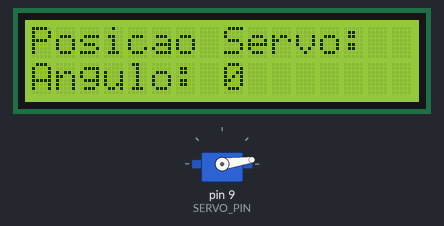
Simulated run of this sketch. Board: Arduino Uno, built with avr-gcc and run on an emulated ATmega328P. On the bench: servo, 16×2 character LCD.

Above: at 0.22 s.
At 10.12 s:
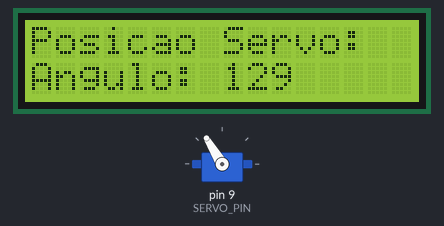
At 19.75 s:
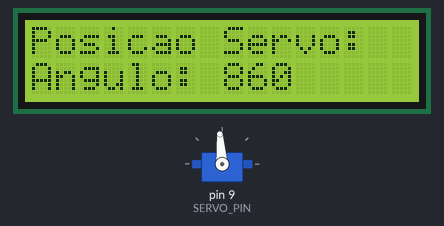
At 39.83 s:
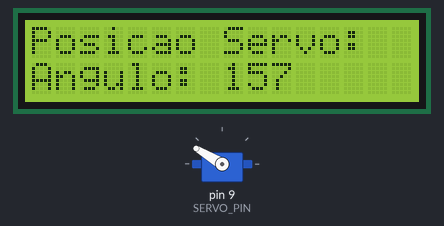
Timing chart, 0 to 40.0 s (numbered marks = the images above):
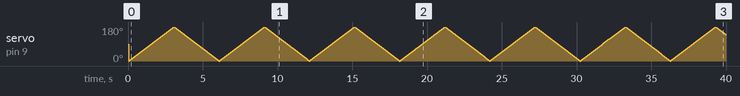

The sketch:

exercicio02.ino
```cpp
#include <Servo.h>
#include <LiquidCrystal.h>

#define SERVO_PIN 9
#define RS 7
#define EN 8
#define D4 9
#define D5 10
#define D6 11
#define D7 12

Servo meuServo;
LiquidCrystal lcd(RS, EN, D4, D5, D6, D7);
int anguloServo = 0;

void setup()
{
    meuServo.attach(SERVO_PIN);
    lcd.begin(16, 2);
    lcd.print("Posicao Servo:");
}

void loop()
{
    for (int pos = 0; pos <= 180; pos++)
    {
        meuServo.write(pos);
        mostrarPosicao(pos);
        delay(15);
    }
    for (int pos = 180; pos >= 0; pos--)
    {
        meuServo.write(pos);
        mostrarPosicao(pos);
        delay(15);
    }
}

void mostrarPosicao(int pos)
{
    lcd.setCursor(0, 1);
    lcd.print("Angulo: ");
    lcd.print(pos);
}
```
